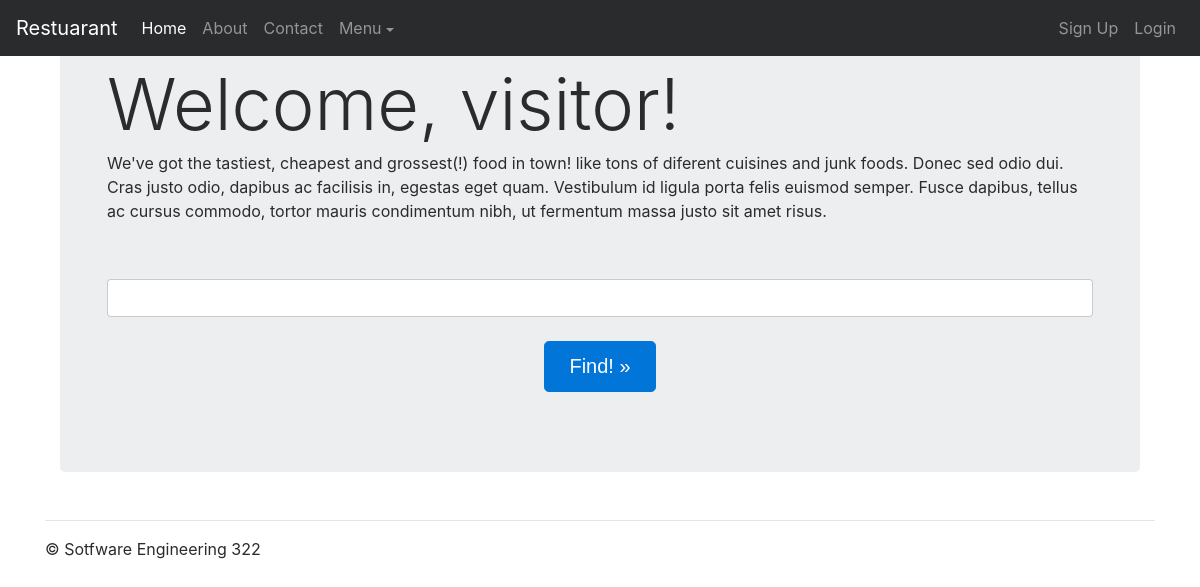
Before: /recipies/recipes/ with the older database file.
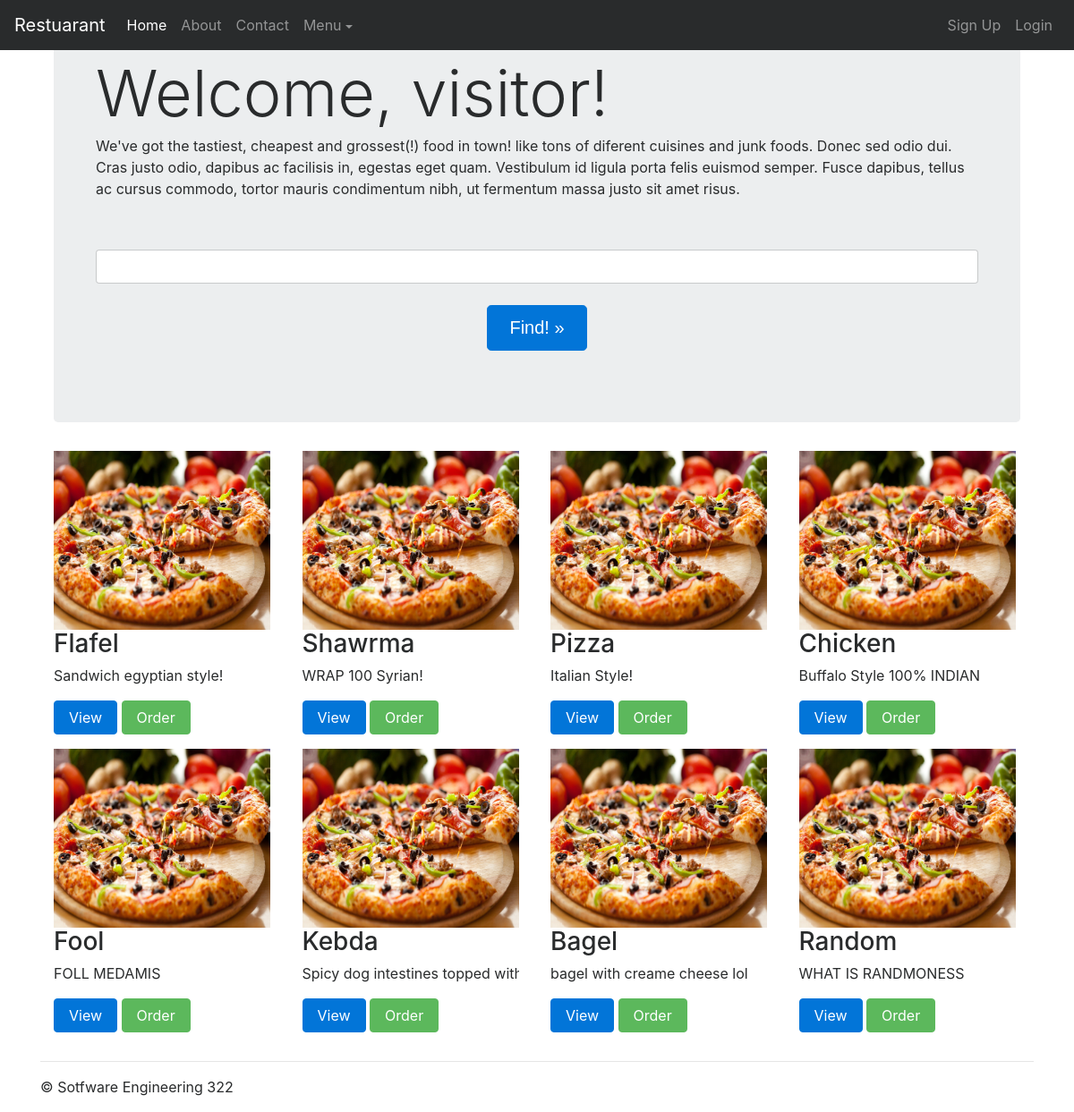
After: the same page with the newer database file.
### recipes/models.py (models this page shows, shortened)
class Recipe(models.Model):
    name = models.CharField(max_length=100,blank=False)
    description = models.TextField(blank=False)
    price = models.PositiveIntegerField(blank=False)
    chef = models.ForeignKey(Chef)
    cuisine = models.CharField(max_length=100, default='')
    customers = models.ManyToManyField(Customer)
    avg_rating = models.PositiveIntegerField(default=0)
    num_reviews = models.PositiveIntegerField(default=0)
    def get_absolute_url(self):
        return reverse ('recipes:recipe', kwargs={'food':self.name, 'cuisine':self.cuisine} )

### recipes/views.py (the view)
def index(request):
    context = { 'recipes' : Recipe.objects.all()}
    return render(request, 'recipes/index.html', context)

### templates/recipes/index.html (shortened to what this page needs)
{% extends "recipes/base.html" %}
{% load static %}
{% block jumbotron %}
<div class="container">
<div class="jumbotron">
  <div class="container">
    <h1 class="display-3">Welcome, visitor!</h1>
    <p>We've got the tastiest, cheapest and grossest(!) food in town! like tons of diferent cuisines and junk foods. Donec sed odio dui. Cras justo odio, dapibus ac facilisis in, egestas eget quam. Vestibulum id ligula porta felis euismod semper. Fusce dapibus, tellus ac cursus commodo, tortor mauris condimentum nibh, ut fermentum massa justo sit amet risus.</p>
    <br><p>
    <div class="form-group row">
      <div class="col-12">
        <form action="search" method="get">
          <input class="form-control" type="text" name='q' ><br>
          <div class="text-center"><button type='submit'class="btn btn-primary btn-lg" > Find! &raquo;</a></div>
        </form>
      </div>
    </div></p>
  </div>
</div>
</div>
{% endblock jumbotron %}
{% block recipes %}
    <div class="container">
      <div class="row">
        {% for recipe in recipes %}
        <div class="col-sm-6 col-md-3">
          <div class="thumbnail">
            <img width="242" height="200" src="{% static "img/sample.jpg" %}" alt="img">
            <div class="caption">
              <h3>{{recipe.name}}</h3>
              <p class="limtiCharClass">{{recipe.description}}</p>
              <p><a href="{{recipe.get_absolute_url}}" class="btn btn-primary" role="button">View</a>
                <a href="#" class="btn btn-success" role="button">Order</a></p>
            </div>
          </div>
        </div>
            {% endfor %}
      </div>
    </div>
{% endblock recipes %}

### templates/recipes/base.html (shortened to what this page needs)
<!DOCTYPE html>
<html lang='en'>
  <head>
    {% load static %}
    <link rel="stylesheet" href="{% static "css/bootstrap.min.css" %}">
  </head>
  <body>
      <nav class="navbar navbar-toggleable-md navbar-inverse fixed-top bg-inverse">
        <a class="navbar-brand" href="/">Restuarant</a>
        <div class="collapse navbar-collapse" id="navbarsExampleDefault">
          <ul class="navbar-nav mr-auto">
            <li class="nav-item active">
              <a class="nav-link" href="/">Home <span class="sr-only">(current)</span></a>
            </li>
            <li class="nav-item">
              <a class="nav-link" href="/about">About</a>
            </li>
            <li class="nav-item">
              <a class="nav-link" href="/contact">Contact</a>
            </li>
            <li class="nav-item dropdown">
              <a class="nav-link dropdown-toggle" href="#" id="dropdown01" data-toggle="dropdown" aria-haspopup="true" aria-expanded="false">Menu</a>
            </li>
          </ul>
          <ul class="nav navbar-nav navbar-right">
            <li class="nav-item"><a class="nav-link" href="/signup"> Sign Up</a></li>
            <li class='nav-item'><a class="nav-link"href="/login"> Login</a></li>
          </ul>
        </div>
      </nav>
      <div class="container">
      {% block jumbotron %}
      {% endblock jumbotron %}
      {% block recipes %}
      {% endblock recipes %}
        <hr>
        <footer>
          <p>&copy; Sotfware Engineering 322</p>
        </footer>
      </div>
  </body>
</html>

### templates/recipes/base.html (style rules this page uses)
.limtiCharClass { overflow:hidden; white-space:nowrap; width: 242px; }

Changed rows visible on the page:
added Recipe: name "Flafel", description "Sandwich egyptian style!"
added Recipe: name "Shawrma", description "WRAP 100 Syrian!"
added Recipe: name "Pizza", description "Italian Style!"
added Recipe: name "Chicken", description "Buffalo Style 100% INDIAN"
added Recipe: name "Fool", description "FOLL MEDAMIS"
added Recipe: name "Kebda", description "Spicy dog intestines topped…"
added Recipe: name "Bagel", description "bagel with creame cheese lol"
added Recipe: name "Random", description "WHAT IS RANDMONESS"
